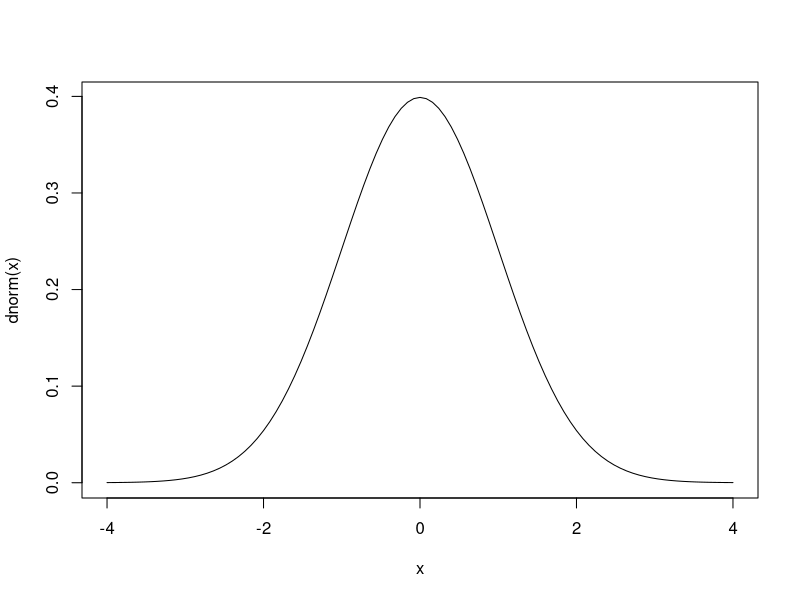
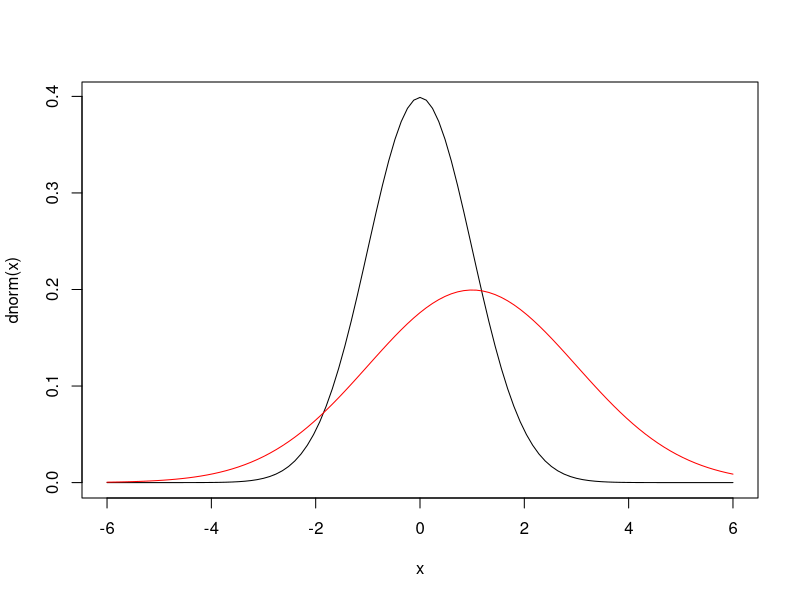
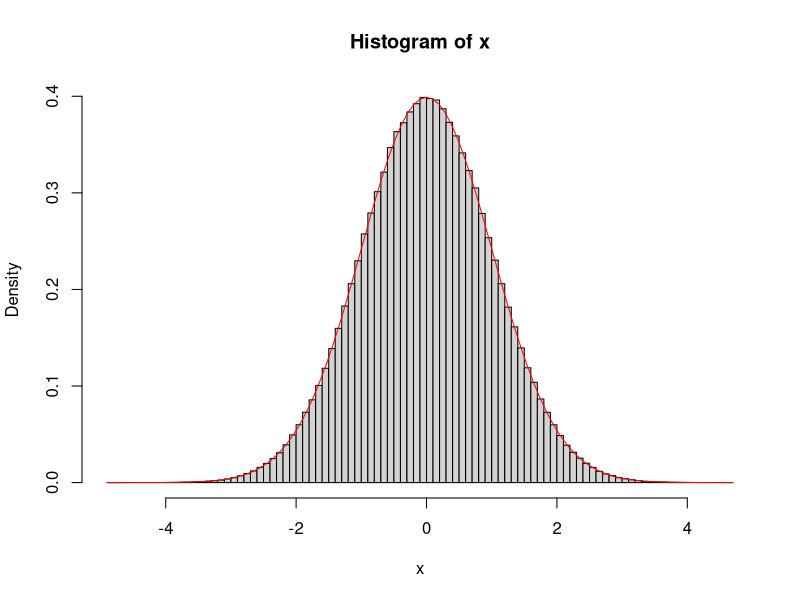
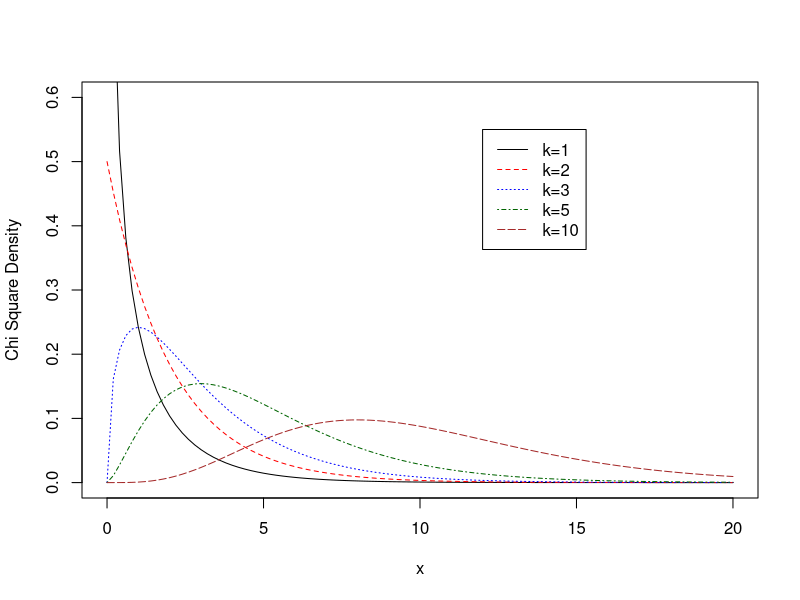
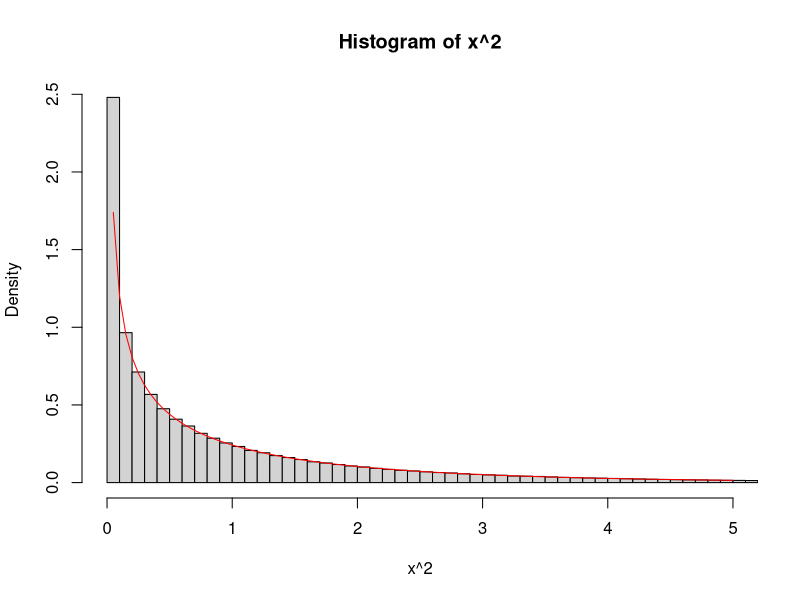
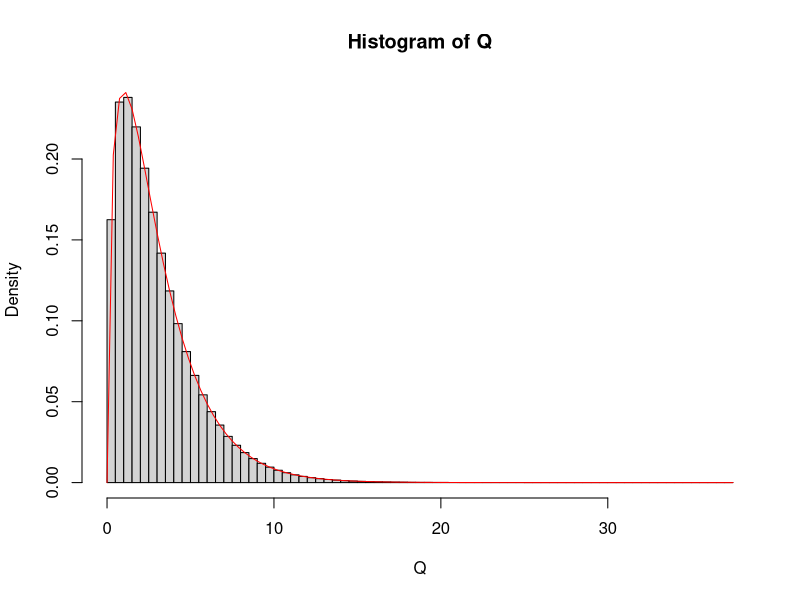
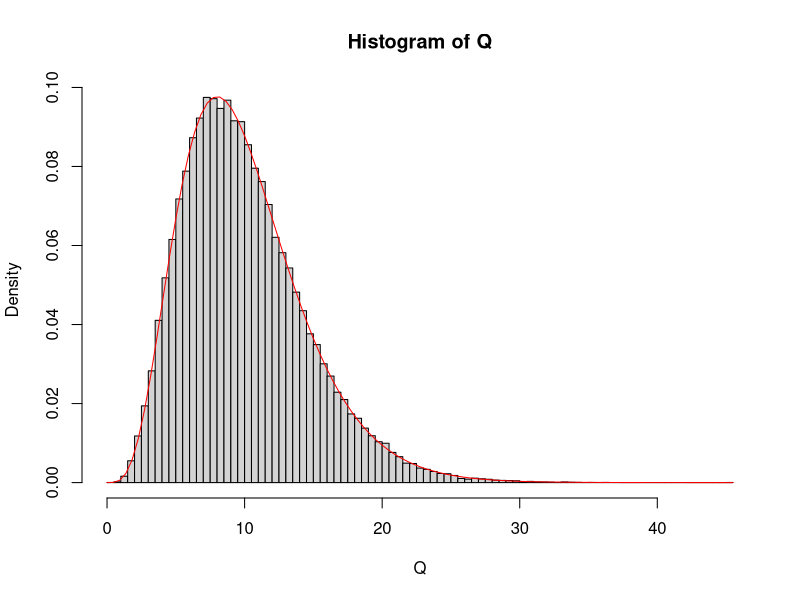
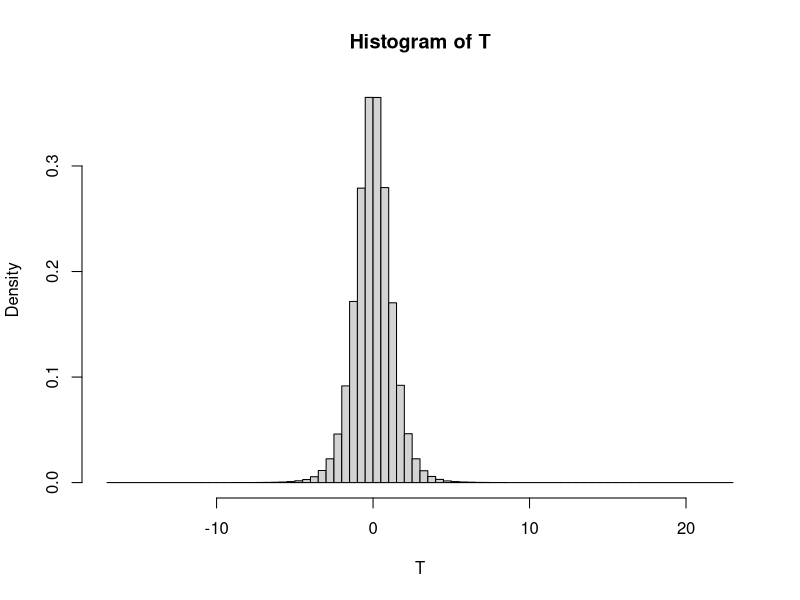

Here is the R script that generated these plots, in order:
setwd("/Users/lijiayi/Desktop/Baseline/Y2S2/APH101/lab/lab5/Results")
#returns the density P(x)at x= -3, -2, -1, 0, 1, 2 and 3. 
dnorm(-3:3)

#The standard normal curve can be plotted using the command
curve(dnorm(x), xlim=c(-4,4))
#The xlim=c(-4,4) tells R to plot the function in the range


curve(dnorm(x), xlim=c(-6,6))
curve(dnorm(x, mean=1, sd=2), col="red", add=TRUE)

#The pnorm(z) function returns the cumulative probability of the standard normal distribution at Z score z
pnorm(1.65)

#The qnorm() function is the inverse of the pnorm() function
#For example, the Z score corresponding to the 95th percentile is
qnorm(0.95)


#generate data/numbers follow n(0,1)
set.seed(289)
x<-rnorm(1e6)

mean(x)
sd(x)
hist(x,freq=F,breaks=100)
curve(dnorm(x),col="red",add=TRUE)

################chisquare###############################
#use the dchisq() function to plot the density functions:
#1st argument is the value of x we want to compute the density and the second one is the degree of freedom.
curve(dchisq(x,1),xlim=c(0,20),ylim=c(0,0.6),ylab="Chi Square Density")
curve(dchisq(x,2),col="red",lty=2,add=TRUE)
curve(dchisq(x,3),col="blue",lty=3,add=TRUE)
curve(dchisq(x,5),col="dark green",lty=4,add=TRUE)
curve(dchisq(x,10),col="brown",lty=5,add=TRUE)
legend(12,0.55,c("k=1","k=2","k=3","k=5","k=10"),
       col=c("black","red","blue","dark green","brown"),lty=1:5)

# Plot the x^2 histogram and the 1-df chi-square curve together
hist(x^2, freq=FALSE, breaks=200,xlim=c(0,5))
curve(dchisq(x,1),col="red",add=TRUE)

#Let’s now generate random numbers following the χ2
#distribution with df=3 from 3 independent standard normal random variables:
set.seed(27712819)
X1 <- rnorm(1e7)
X2 <- rnorm(1e7)
X3 <- rnorm(1e7)
Q <- X1^2 + X2^2 + X3^2
hist(Q, freq=FALSE, breaks=100)
curve(dchisq(x,3),col="red",add=TRUE)

#In practical applications, we don’t generate random numbers following χ2
#distribution from the rnorm() function.
#The rchisq() function is more convenient to use.
set.seed(90546723)
Q <- rchisq(1e5,10)
hist(Q, freq=FALSE, breaks=100)
curve(dchisq(x,10),col="red",add=TRUE)

#lower.tail=F,then get P value;
#=T then get CDF
pchisq(21.78,10,lower.tail=F)
qchisq(0.05,10,lower.tail=FALSE)


###########################t distribution#######################################
# The t distribution is constructed from the normal and χ2 distributions.
#Let Z and c be two independent random variables.
#Let’s generate 1e6 random numbers following the t distribution 
#with 6 df from the definition of the t distribution
Z <- rnorm(1e6)
c <- rchisq(1e6,6)
T <- Z/sqrt(c/6)
hist(T,breaks=100,freq=FALSE)
hist(T, breaks=c(min(T), seq(-5,5,length.out=100), max(T)), freq=FALSE)

hist(T, breaks=c(min(T), seq(-5,5,length.out=100), max(T)), freq=FALSE, 
     xlim=c(-5,5))
curve(dt(x,5),col="red",add=TRUE)

#The following code chunk plots the t curves with various degrees of freedom.
curve(dt(x,1),xlim=c(-5,5),ylim=c(0,0.4),ylab="Student's t Density")
curve(dt(x,2),col="red",lty=2,add=TRUE)
curve(dt(x,5),col="blue",lty=3,add=TRUE)
curve(dt(x,20),col="dark green",lty=4,add=TRUE)
curve(dnorm(x),col="brown",lty=5,add=TRUE)
legend(2,0.38,c("k=1","k=2","k=5","k=20","normal curve"),
       col=c("black","red","blue","dark green","brown"),lty=1:5)

pt(1.5,4,lower.tail=FALSE)
qt(0.05,4,lower.tail=FALSE)

################################################################
#F distribution
#construct f distribution using chisquare distributions
#1st df=2, 2nd df=6
numerator<-rchisq(1e5,2)/2
denominator<-rchisq(1e5,6)/6
f<-numerator/denominator
hist(f,freq=FALSE, breaks=100)

#plot f distributions with different degree
curve(df(x,1,4),xlim=c(0,5),ylim=c(0,1),ylab="F Density")
curve(df(x,2,6), col="blue",lty=3,add=TRUE)
curve(df(x,12,12), col="red",lty=2,add=TRUE)
